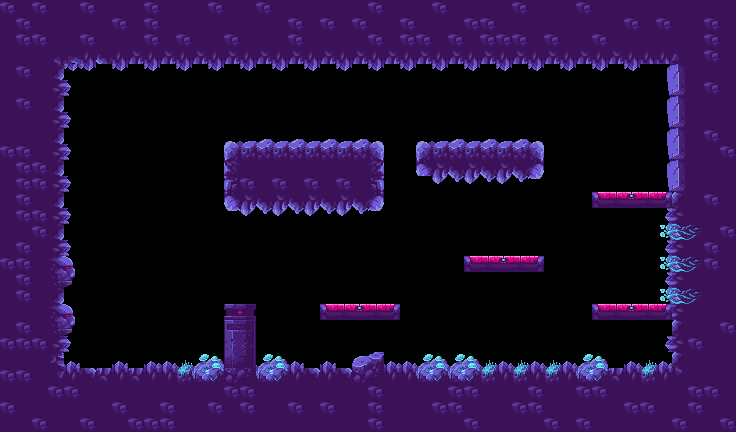

Rendered tile map (Tiled .tmx) drawn with the repository's tilesets; below, a short description and the map source with its tile grids summarised:
An orthogonal 46x27 tile map with 16x16 px tiles, 1 tile layer (Capa de Patrones 1), 2 tilesets.

<map version="1.0" orientation="orthogonal" renderorder="left-up" width="46" height="27" tilewidth="16" tileheight="16" nextobjectid="1">
 <tileset firstgid="1" name="tilesets_cave" tilewidth="16" tileheight="16" tilecount="288" columns="24">
  <image source="tilesets_cave.png" width="384" height="192" />
 </tileset>
 <tileset firstgid="289" source="tilesets.tsx" />
 <layer name="Capa de Patrones 1" width="46" height="27">
  <data>[1242 cells, 714 non-empty, 62 distinct tile ids]</data>
 </layer>
</map>
